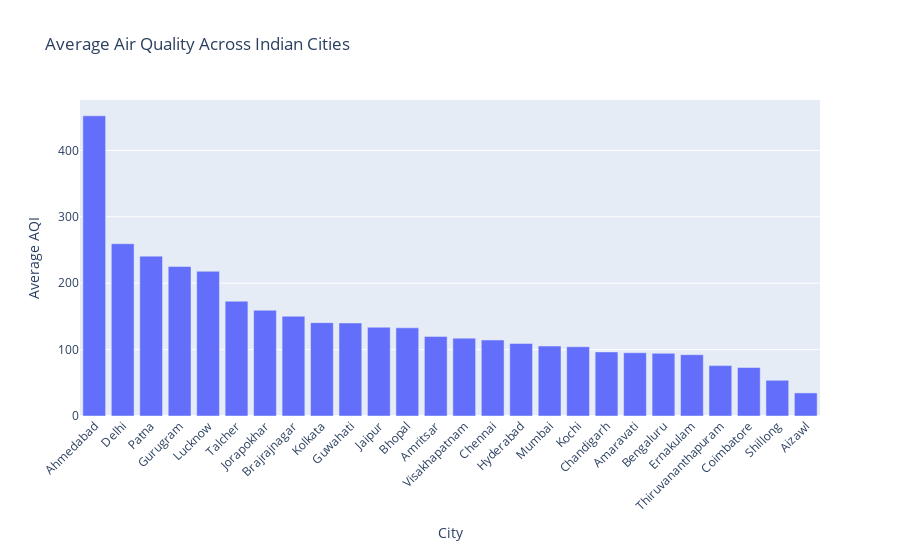

The code cell stored with this chart in its notebook:
### Code cell
import plotly.express as px

city_avg = (
    df.groupby("City")["AQI"]
    .mean()
    .reset_index()
    .sort_values("AQI", ascending=False)
)

fig = px.bar(
    city_avg,
    x="City",
    y="AQI",
    title="Average Air Quality Across Indian Cities",
    labels={"AQI": "Average AQI"},
)

fig.update_layout(
    xaxis_tickangle=-45,
    height=550
)

fig.show()

### Figure 1 — Plotly figure (JSON) as saved in the notebook; plotly's stock layout.template omitted (floating-point values rounded to 4 significant figures)
{"data": [{"hovertemplate": "City=%{x}<br>Average AQI=%{y}<extra></extra>", "legendgroup": "", "marker": {"color": "#636efa", "pattern": {"shape": ""}}, "name": "", "orientation": "v", "showlegend": false, "textposition": "auto", "type": "bar", "x": ["Ahmedabad", "Delhi", "Patna", "Gurugram", "Lucknow", "Talcher", "Jorapokhar", "Brajrajnagar", "Kolkata", "Guwahati", "Jaipur", "Bhopal", "Amritsar", "Visakhapatnam", "Chennai", "Hyderabad", "Mumbai", "Kochi", "Chandigarh", "Amaravati", "Bengaluru", "Ernakulam", "Thiruvananthapuram", "Coimbatore", "Shillong", "Aizawl"], "xaxis": "x", "y": [452.1, 259.5, 240.8, 225.1, 218.0, 172.9, 159.3, 150.3, 140.6, 140.1, 133.7, 132.8, 119.9, 117.3, 114.5, 109.2, 105.4, 104.3, 96.5, 95.3, 94.32, 92.36, 75.88, 73.02, 53.8, 34.77], "yaxis": "y"}], "layout": {"barmode": "relative", "height": 550, "legend": {"tracegroupgap": 0}, "title": {"text": "Average Air Quality Across Indian Cities"}, "xaxis": {"anchor": "y", "domain": [0, 1], "tickangle": -45, "title": {"text": "City"}}, "yaxis": {"anchor": "x", "domain": [0, 1], "title": {"text": "Average AQI"}}}}
